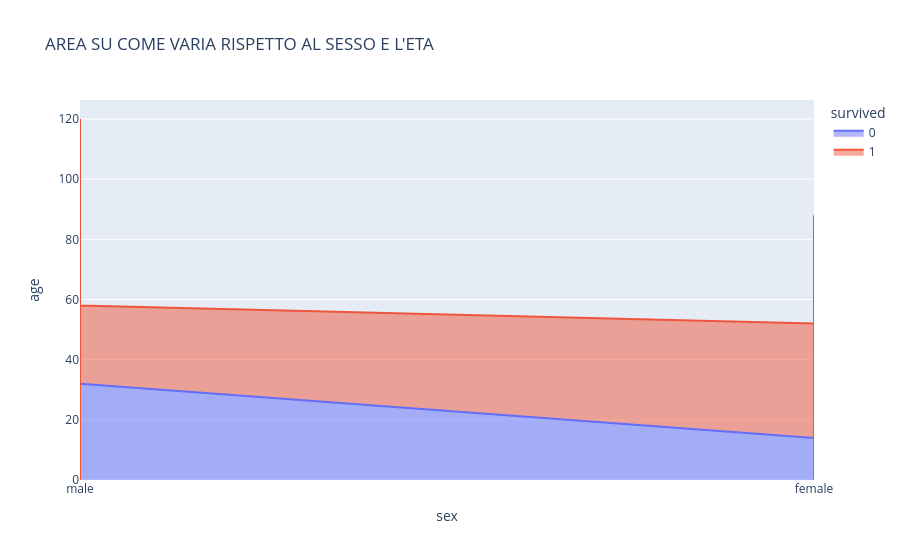

Notebook source saved alongside this figure:
### Code cell
# Area Chart
fig = px.area(df, x='sex', y='age', color='survived',
              title="AREA SU COME VARIA RISPETTO AL SESSO E L'ETA")

fig.show()

#COLORE E' AL FATTO CHE SIANO SOPRAVVISUTI O NO

### Figure 1 — Plotly figure (JSON) as saved in the notebook; plotly's stock layout.template omitted (floating-point values rounded to 4 significant figures; data arrays with more than 128 entries replaced by an {"elided": "..."} marker saying what was removed)
{"data": [{"fillpattern": {"shape": ""}, "hovertemplate": "survived=0<br>sex=%{x}<br>age=%{y}<extra></extra>", "legendgroup": "0", "line": {"color": "#636efa"}, "marker": {"symbol": "circle"}, "mode": "lines", "name": "0", "orientation": "v", "showlegend": true, "stackgroup": "1", "type": "scatter", "x": {"elided": "549 str values"}, "xaxis": "x", "y": {"elided": "549 float values"}, "yaxis": "y"}, {"fillpattern": {"shape": ""}, "hovertemplate": "survived=1<br>sex=%{x}<br>age=%{y}<extra></extra>", "legendgroup": "1", "line": {"color": "#EF553B"}, "marker": {"symbol": "circle"}, "mode": "lines", "name": "1", "orientation": "v", "showlegend": true, "stackgroup": "1", "type": "scatter", "x": {"elided": "342 str values"}, "xaxis": "x", "y": {"elided": "342 float values"}, "yaxis": "y"}], "layout": {"legend": {"title": {"text": "survived"}, "tracegroupgap": 0}, "title": {"text": "AREA SU COME VARIA RISPETTO AL SESSO E L'ETA"}, "xaxis": {"anchor": "y", "domain": [0, 1], "title": {"text": "sex"}}, "yaxis": {"anchor": "x", "domain": [0, 1], "title": {"text": "age"}}}}
